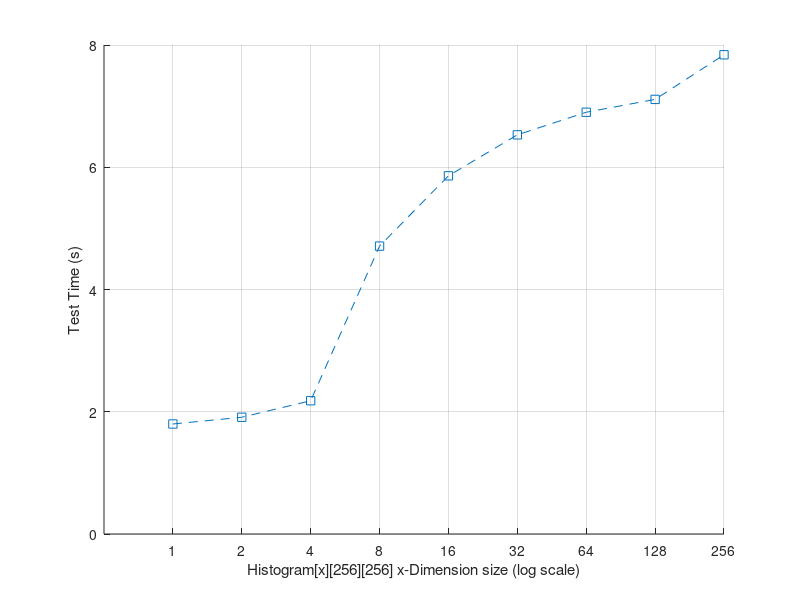

This chart was generated by the following MATLAB code:
%Plot the timings of the test code for different histogram sizes
load('ArcusTestData1.mat')

    %plot the X values against the Timing Values
    plot(X, Y, '--s');
    
    % For R2014a and earlier:
    ax = gca;
    set(ax,'TickLabelInterpreter', 'tex');
    %limit the x axis
    xlim([-1 8]);
    ylim([0 8]);
    %set the x axis tick marks
    set(ax, 'Xtick', X);
    set(ax, 'XTickLabel', 2 .^ X);
    %turn on the y grid lines
    set(ax,'ygrid','on');
    set(ax,'xgrid','on');
    %keep the box off
    set(ax, 'box', 'off');
    xlabel('Histogram[x][256][256] x-Dimension size (log scale)');
    ylabel('Test Time (s)');
    print -depsc ArcusTestData1
